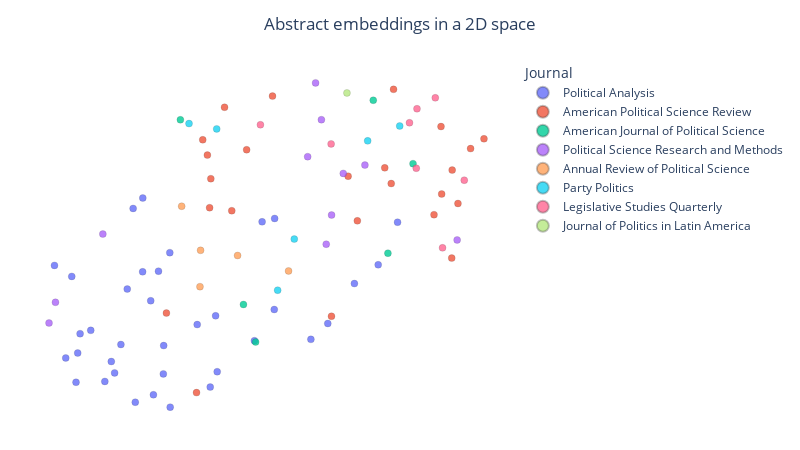

Notebook cell for this chart:
### Code cell
fig = px.scatter(
    df,
    x="umap_x",
    y="umap_y",
    color="primary_location.source.display_name",
    hover_data={
        "title": True,
        "umap_x": False,
        "umap_y": False,
        "primary_location.source.display_name": False,
    },
    opacity=0.8,
    template="plotly_white",
)

fig.update_traces(
    marker=dict(
        size=7,
        line=dict(width=0.5, color="rgba(0,0,0,0.3)")
    )
)

fig.update_layout(
    title=dict(
        text="Abstract embeddings in a 2D space",
        x=0.5,
        xanchor="center"
    ),
    legend_title_text="Journal",
    legend=dict(
        itemsizing="constant",
        bgcolor="rgba(255,255,255,0.8)"
    ),
    margin=dict(l=20, r=20, t=60, b=20),
)

fig.update_xaxes(
    showgrid=False,
    zeroline=False,
    visible=False
)

fig.update_yaxes(
    showgrid=False,
    zeroline=False,
    visible=False
)

fig.update_layout(width=800, height=450)

fig.show()

### Figure 1 — Plotly figure (JSON) as saved in the notebook; plotly's stock layout.template omitted (floating-point values rounded to 4 significant figures)
{"data": [{"customdata": [["Evaluating Online Labor Markets for Experimental Research: Amazon.com's Mechanical Turk", "Political Analysis"], ["Text as Data: The Promise and Pitfalls of Automatic Content Analysis Methods for Political Texts", "Political Analysis"], ["Fightin' Words: Lexical Feature Selection and Evaluation for Identifying the Content of Political Conflict", "Political Analysis"], ["Word Embeddings for the Analysis of Ideological Placement in Parliamentary Corpora", "Political Analysis"], ["Improving Predictions using Ensemble Bayesian Model Averaging", "Political Analysis"], ["Less Annotating, More Classifying: Addressing the Data Scarcity Issue of Supervised Machine Learning with Deep Transfer Learning and BERT-NLI", "Political Analysis"], ["An Introduction to Bayesian Inference via Variational Approximations", "Political Analysis"], ["A Theory of Statistical Inference for Matching Methods in Causal Research", "Political Analysis"], ["Validating Estimates of Latent Traits from Textual Data Using Human Judgment as a Benchmark", "Political Analysis"], ["Creating and Comparing Dictionary, Word Embedding, and Transformer-Based Models to Measure Discrete Emotions in German Political Text", "Political Analysis"], ["Sentiment is Not Stance: Target-Aware Opinion Classification for Political Text Analysis", "Political Analysis"], ["How Populist are Parties? Measuring Degrees of Populism in Party Manifestos Using Supervised Machine Learning", "Political Analysis"], ["The Genealogy of Law", "Political Analysis"], ["Clause Analysis: Using Syntactic Information to Automatically Extract Source, Subject, and Predicate from Texts with an Application to the 2008–2009 Gaza War", "Political Analysis"], ["Cross-Domain Topic Classification for Political Texts", "Political Analysis"], ["Testing the Validity of Automatic Speech Recognition for Political Text Analysis", "Political Analysis"], ["The Multiclass Classification of Newspaper Articles with Machine Learning: The Hybrid Binary Snowball Approach", "Political Analysis"], ["The Five Vs of Big Data Political Science Introduction to the Virtual Issue on Big Data in Political Science <i>Political Analysis</i>", "Political Analysis"], ["Mapping Political Communities: A Statistical Analysis of Lobbying Networks in Legislative Politics", "Political Analysis"], ["Shadowing as a Tool for Studying Political Elites", "Political Analysis"], ["Introducing an Interpretable Deep Learning Approach to Domain-Specific Dictionary Creation: A Use Case for Conflict Prediction", "Political Analysis"], ["It’s All in the Name: A Character-Based Approach to Infer Religion", "Political Analysis"], ["When Correlation Is Not Enough: Validating Populism Scores from Supervised Machine-Learning Models", "Political Analysis"], ["Adaptive Fuzzy String Matching: How to Merge Datasets with Only One (Messy) Identifying Field", "Political Analysis"], ["Introduction to the Virtual Issue: Recent Innovations in Text Analysis for Social Science", "Political Analysis"], ["Estimating the Ideology of Political YouTube Videos", "Political Analysis"], ["Multi-Label Prediction for Political Text-as-Data", "Political Analysis"], ["Multilanguage Word Embeddings for Social Scientists: Estimation, Inference, and Validation Resources for 157 Languages", "Political Analysis"], ["Synthetically generated text for supervised text analysis", "Political Analysis"], ["Categorizing Topics Versus Inferring Attitudes: A Theory and Method for Analyzing Open-ended Survey Responses", "Political Analysis"], ["What Would You Say? Estimating Causal Effects of Social Context on Political Expression", "Political Analysis"], ["Selecting More Informative Training Sets with Fewer Observations", "Political Analysis"], ["An Expert-Sourced Measure of Judicial Ideology", "Political Analysis"], ["Measuring Politicians’ Public Personality Traits Using Computational Text Analysis: A Multimethod Feasibility Study for Agency and Communion", "Political Analysis"], ["Probabilistic Record Linkage Using Pretrained Text Embeddings", "Political Analysis"], ["Measuring Distances in High Dimensional Spaces", "Political Analysis"]], "hovertemplate": "title=%{customdata[0]}<extra></extra>", "legendgroup": "Political Analysis", "marker": {"color": "#636efa", "line": {"color": "rgba(0,0,0,0.3)", "width": 0.5}, "opacity": 0.8, "size": 7, "symbol": "circle"}, "mode": "markers", "name": "Political Analysis", "orientation": "v", "showlegend": true, "type": "scatter", "x": [4.858, 5.626, 5.642, 5.569, 4.696, 4.048, 4.943, 5.024, 6.243, 5.075, 6.034, 4.112, 6.115, 5.079, 4.174, 5.432, 4.312, 4.758, 7.54, 5.144, 4.563, 4.156, 3.93, 4.46, 4.859, 7.086, 4.199, 4.971, 4.528, 6.628, 6.806, 4.629, 6.247, 7.337, 4.78, 5.148], "xaxis": "x", "y": [-1.133, -1.809, -2.67, -2.906, -1.398, -2.458, -1.578, -1.122, -1.713, -2.703, -2.192, -1.203, -0.3634, -2.268, -2.382, -1.944, -2.034, -0.1578, -0.3695, -0.8381, -2.688, -2.832, -1.034, -2.819, 0.002649, -1.313, -2.085, -3.025, -2.513, -2.172, -1.928, -2.251, -0.3124, -1.024, -3.139, -3.215], "yaxis": "y"}, {"customdata": [["Who Leads? Who Follows? Measuring Issue Attention and Agenda Setting by Legislators and the Mass Public Using Social Media Data", "American Political Science Review"], ["Crowd-sourced Text Analysis: Reproducible and Agile Production of Political Data", "American Political Science Review"], ["Quantifying Social Media’s Political Space: Estimating Ideology from Publicly Revealed Preferences on Facebook", "American Political Science Review"], ["Pitch Perfect: Vocal Pitch and the Emotional Intensity of Congressional Speech", "American Political Science Review"], ["Playing to the Gallery: Emotive Rhetoric in Parliaments", "American Political Science Review"], ["Positioning under Alternative Electoral Systems: Evidence from Japanese Candidate Election Manifestos", "American Political Science Review"], ["Embedding Regression: Models for Context-Specific Description and Inference", "American Political Science Review"], ["The Effect of Gender on Interruptions at Congressional Hearings", "American Political Science Review"], ["Policing, Democratic Participation, and the Reproduction of Asymmetric Citizenship", "American Political Science Review"], ["Group Size and Protest Mobilization across Movements and Countermovements", "American Political Science Review"], ["A Dynamic Model of Speech for the Social Sciences", "American Political Science Review"], ["Understanding Delegation Through Machine Learning: A Method and Application to the European Union", "American Political Science Review"], ["Ethnic Bias in Judicial Decision Making: Evidence from Criminal Appeals in Kenya", "American Political Science Review"], ["Legislative Effectiveness in the American States", "American Political Science Review"], ["Toxic Speech and Limited Demand for Content Moderation on Social Media", "American Political Science Review"], ["The German Trade Shock and the Rise of the Neo-Welfare State in Early Twentieth-Century Britain", "American Political Science Review"], ["How Exile Shapes Online Opposition: Evidence from Venezuela", "American Political Science Review"], ["Women Also Know Stuff: Challenging the Gender Gap in Political Sophistication", "American Political Science Review"], ["Government Rhetoric and the Representation of Public Opinion in International Negotiations", "American Political Science Review"], ["Minority Party Capacity in Congress", "American Political Science Review"], ["Can Elections Motivate Responsiveness in a Single-Party Regime? Experimental Evidence from Vietnam", "American Political Science Review"], ["Does Victim Gender Matter for Justice Delivery? Police and Judicial Responses to Women’s Cases in India", "American Political Science Review"], ["Crediting Invisible Work: Congress and the Lawmaking Productivity Metric (LawProM)", "American Political Science Review"], ["From <i>Pluribus</i> to <i>Unum</i>? The Civil War and Imagined Sovereignty in Nineteenth-Century America", "American Political Science Review"]], "hovertemplate": "title=%{customdata[0]}<extra></extra>", "legendgroup": "American Political Science Review", "marker": {"color": "#EF553B", "line": {"color": "rgba(0,0,0,0.3)", "width": 0.5}, "opacity": 0.8, "size": 7, "symbol": "circle"}, "mode": "markers", "name": "American Political Science Review", "orientation": "v", "showlegend": true, "type": "scatter", "x": [7.474, 5.108, 7.117, 8.309, 7.998, 7.02, 5.425, 8.115, 5.575, 5.49, 8.45, 8.11, 5.796, 7.924, 5.539, 5.719, 5.952, 6.845, 7.498, 8.005, 7.406, 5.562, 8.176, 6.224], "xaxis": "x", "y": [0.2254, -1.768, -0.3485, 0.7622, 1.102, 0.3384, -2.992, 0.4316, 0.2998, 0.8982, 0.9139, -0.9222, -0.1928, -0.2539, 0.6623, 1.399, 0.745, -1.817, 1.674, 0.06419, 0.4661, -0.1466, -0.08152, 1.57], "yaxis": "y"}, {"customdata": [["Treating Words as Data with Error: Uncertainty in Text Statements of Policy Positions", "American Journal of Political Science"], ["Causal Inference with Latent Treatments", "American Journal of Political Science"], ["In Defense of Factions", "American Journal of Political Science"], ["Media Attention and Strategic Timing in Politics: Evidence from U.S. Presidential Executive Orders", "American Journal of Political Science"], ["A Dynamic Measure of Bureaucratic Reputation: New Data for New Theory", "American Journal of Political Science"], ["Terrorist Attacks, Cultural Incidents, and the Vote for Radical Parties: Analyzing Text from Twitter", "American Journal of Political Science"]], "hovertemplate": "title=%{customdata[0]}<extra></extra>", "legendgroup": "American Journal of Political Science", "marker": {"color": "#00cc96", "line": {"color": "rgba(0,0,0,0.3)", "width": 0.5}, "opacity": 0.8, "size": 7, "symbol": "circle"}, "mode": "markers", "name": "American Journal of Political Science", "orientation": "v", "showlegend": true, "type": "scatter", "x": [5.919, 6.047, 7.703, 7.285, 7.439, 5.255], "xaxis": "x", "y": [-1.635, -2.212, 0.5311, 1.506, -0.8463, 1.206], "yaxis": "y"}, {"customdata": [["What's in a buzzword? A systematic review of the state of populism research in political science", "Political Science Research and Methods"], ["Politicians unleashed? Political communication on Twitter and in parliament in Western Europe", "Political Science Research and Methods"], ["The role of hyperparameters in machine learning models and how to tune them", "Political Science Research and Methods"], ["Estimating Intra-Party Preferences: Comparing Speeches to Votes", "Political Science Research and Methods"], ["We need to go deeper: measuring electoral violence using convolutional neural networks and social media", "Political Science Research and Methods"], ["Backsliding by surprise: the rise of Chavismo", "Political Science Research and Methods"], ["Partisan communication in two-stage elections: the effect of primaries on intra-campaign positional shifts in congressional elections", "Political Science Research and Methods"], ["Presidential policymaking, 1877–2020", "Political Science Research and Methods"], ["Campaign communication and legislative leadership", "Political Science Research and Methods"], ["Quality of legislation and compliance: a natural language processing approach", "Political Science Research and Methods"], ["Measuring legislators’ ideological position in large chambers using pairwise-comparisons", "Political Science Research and Methods"]], "hovertemplate": "title=%{customdata[0]}<extra></extra>", "legendgroup": "Political Science Research and Methods", "marker": {"color": "#ab63fa", "line": {"color": "rgba(0,0,0,0.3)", "width": 0.5}, "opacity": 0.8, "size": 7, "symbol": "circle"}, "mode": "markers", "name": "Political Science Research and Methods", "orientation": "v", "showlegend": true, "type": "scatter", "x": [4.439, 6.594, 3.872, 6.846, 3.94, 6.739, 6.969, 6.678, 7.197, 8.167, 6.79], "xaxis": "x", "y": [-0.5521, 0.6384, -1.92, -0.2595, -1.602, 1.207, 0.3814, 1.774, 0.5091, -0.6427, -0.7079], "yaxis": "y"}, {"customdata": [["Measuring Policy Positions in Political Space", "Annual Review of Political Science"], ["Historical Political Economy: Past, Present, and Future", "Annual Review of Political Science"], ["Re-imagining the Cambridge School in the Age of Digital Humanities", "Annual Review of Political Science"], ["Citizenship Studies: Policy Causes and Consequences", "Annual Review of Political Science"], ["Coding the Ideological Direction and Content of Policies", "Annual Review of Political Science"]], "hovertemplate": "title=%{customdata[0]}<extra></extra>", "legendgroup": "Annual Review of Political Science", "marker": {"color": "#FFA15A", "line": {"color": "rgba(0,0,0,0.3)", "width": 0.5}, "opacity": 0.8, "size": 7, "symbol": "circle"}, "mode": "markers", "name": "Annual Review of Political Science", "orientation": "v", "showlegend": true, "type": "scatter", "x": [6.393, 5.467, 5.461, 5.268, 5.857], "xaxis": "x", "y": [-1.12, -0.8027, -1.361, -0.124, -0.8816], "yaxis": "y"}, {"customdata": [["Political parties and climate policy", "Party Politics"], ["Scaling hand-coded political texts to learn more about left-right policy content", "Party Politics"], ["Common sense, populism, and reactionary politics on Twitter: An analysis of populist far-right common sense narratives between 2008 and 2022", "Party Politics"], ["Who polarizes parliament? Partisan hostility in Norwegian legislative debates", "Party Politics"], ["Same but different? Explaining issue agendas of right-wing parties’ Facebook campaigns in the 2019 EP election", "Party Politics"], ["The future is (ever) promising: Elected representatives’ promises in routine parliamentary discourse", "Party Politics"]], "hovertemplate": "title=%{customdata[0]}<extra></extra>", "legendgroup": "Party Politics", "marker": {"color": "#19d3f3", "line": {"color": "rgba(0,0,0,0.3)", "width": 0.5}, "opacity": 0.8, "size": 7, "symbol": "circle"}, "mode": "markers", "name": "Party Politics", "orientation": "v", "showlegend": true, "type": "scatter", "x": [6.453, 6.278, 5.346, 7.563, 5.637, 7.226], "xaxis": "x", "y": [-0.6294, -1.415, 1.148, 1.111, 1.066, 0.8815], "yaxis": "y"}, {"customdata": [["Issue Competition in Parliamentary Speeches? A Computer‐based Content Analysis of Legislative Debates in the Austrian Nationalrat", "Legislative Studies Quarterly"], ["Talking to the Populist Radical Right: A Comparative Analysis of Parliamentary Debates", "Legislative Studies Quarterly"], ["Following the leaders: Asymmetric party messaging in the U.S. Congress", "Legislative Studies Quarterly"], ["Effects of Increased Transparency on Political Divides and <scp>MP</scp> Behavior: Evidence from Televised Question Hours in the Finnish Parliament", "Legislative Studies Quarterly"], ["Information and Confrontation in Legislative Oversight", "Legislative Studies Quarterly"], ["The drama is in the ink: Conflict in written parliamentary questions", "Legislative Studies Quarterly"], ["Dancing Around the Issue? Public Opinion and Strategic Vagueness in Parliamentary Speech", "Legislative Studies Quarterly"], ["The Language of Delegation: An NLP Analysis of Congressional Bill Text", "Legislative Studies Quarterly"]], "hovertemplate": "title=%{customdata[0]}<extra></extra>", "legendgroup": "Legislative Studies Quarterly", "marker": {"color": "#FF6692", "line": {"color": "rgba(0,0,0,0.3)", "width": 0.5}, "opacity": 0.8, "size": 7, "symbol": "circle"}, "mode": "markers", "name": "Legislative Studies Quarterly", "orientation": "v", "showlegend": true, "type": "scatter", "x": [6.841, 6.097, 7.737, 7.666, 8.242, 7.745, 7.938, 8.014], "xaxis": "x", "y": [0.8349, 1.13, 0.4609, 1.16, 0.2768, 1.376, 1.544, -0.7641], "yaxis": "y"}, {"customdata": [["How Presidents Answer the Call of International Capital", "Journal of Politics in Latin America"]], "hovertemplate": "title=%{customdata[0]}<extra></extra>", "legendgroup": "Journal of Politics in Latin America", "marker": {"color": "#B6E880", "line": {"color": "rgba(0,0,0,0.3)", "width": 0.5}, "opacity": 0.8, "size": 7, "symbol": "circle"}, "mode": "markers", "name": "Journal of Politics in Latin America", "orientation": "v", "showlegend": true, "type": "scatter", "x": [7.008], "xaxis": "x", "y": [1.619], "yaxis": "y"}], "layout": {"height": 450, "legend": {"bgcolor": "rgba(255,255,255,0.8)", "itemsizing": "constant", "title": {"text": "Journal"}, "tracegroupgap": 0}, "margin": {"b": 20, "l": 20, "r": 20, "t": 60}, "title": {"text": "Abstract embeddings in a 2D space", "x": 0.5, "xanchor": "center"}, "width": 800, "xaxis": {"anchor": "y", "domain": [0, 1], "showgrid": false, "title": {"text": "umap_x"}, "visible": false, "zeroline": false}, "yaxis": {"anchor": "x", "domain": [0, 1], "showgrid": false, "title": {"text": "umap_y"}, "visible": false, "zeroline": false}}}
